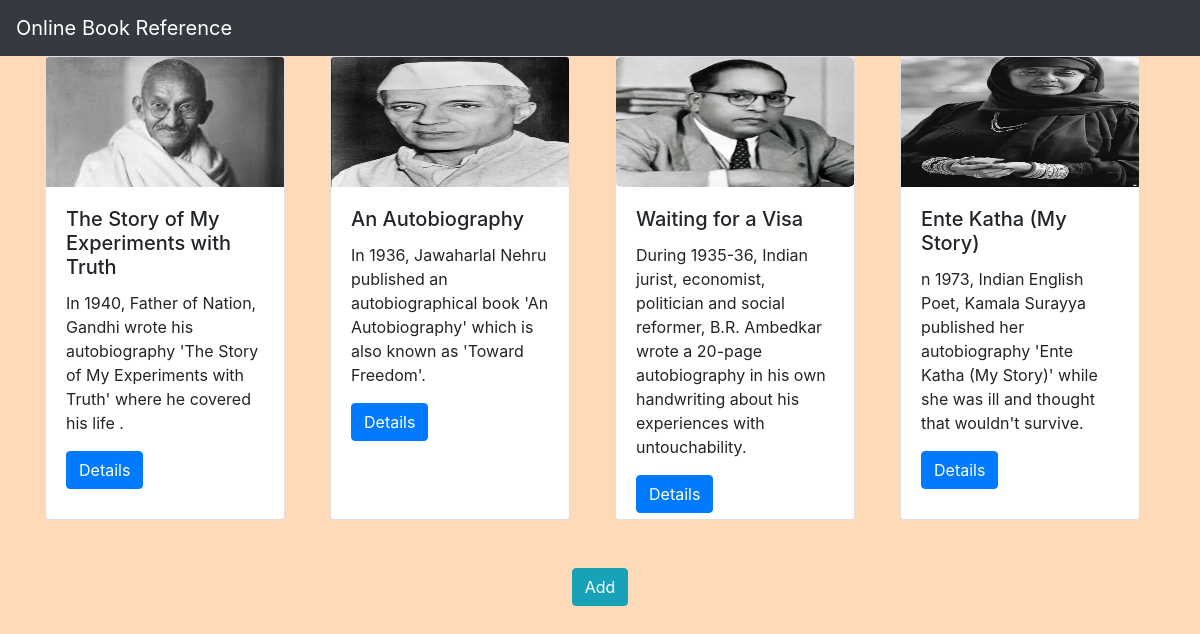
The page / on the database its author committed.
### productapp/models.py (models this page shows, shortened)
class Book(models.Model):
    bname=models.CharField(max_length=250)
    bdesc=models.TextField()
    byear=models.IntegerField()
    bimg=models.ImageField(upload_to="gallery")

### productapp/views.py (the view)
# urls.py: 2. Add a URL to urlpatterns:  path('', views.home, name='home')
def home(request):
    book = Book.objects.all()
    context={
        'booklist': book
    }
    return render(request,'home.html',context)

### templates/home.html
{% extends 'base.html' %}
{% block body %}
<div class="container">
    <div class="row">
        {% for i in booklist %}
        <div class="col-md-3">
            <div class="card" style="width: 15rem; height: 29rem">
  <img class="card-img-top" src="{{i.bimg.url}}" width="50" height="130" alt="Card image cap">
  <div class="card-body" >
    <h5 class="card-title">{{i.bname}}</h5>
    <p class="card-text">{{i.bdesc}}</p>
    <a href="{% url 'productapp:detail' i.id %}" class="btn btn-primary">Details</a>
  </div>
</div>
        </div>
        {% endfor %}
    </div>
</div><br><br>
<div align="center" >
    <a class="btn btn-info" href="{% url 'productapp:add' %}" >Add</a>
</div>
{% endblock %}

### templates/base.html (shortened to what this page needs)
{% load static %}
<!DOCTYPE html>
<html lang="en">
<head>
    <link rel="stylesheet" href="https://cdn.jsdelivr.net/npm/bootstrap@4.0.0/dist/css/bootstrap.min.css">
    <link rel="stylesheet" href="{% static 'style.css' %}">
</head>
<body>
<nav class="navbar navbar-dark bg-dark">
  <a class="navbar-brand" href="#">
    Online Book Reference
  </a>
</nav>
 {% block body %}
{% endblock %}
</body>
</html>

### static/style.css (style rules this page uses)
body { background-color:PeachPuff }

### rows shown on the page
Book: bimg (picture), bname "The Story of My Experiments with Truth", bdesc "In 1940, Father of Nation, Gandhi wrote his autobiography 'The Story of My Experiments with Truth' where he covered his life ."
Book: bimg (picture), bname "An Autobiography", bdesc "In 1936, Jawaharlal Nehru published an autobiographical book 'An Autobiography' which is also known as 'Toward Freedom'."
Book: bimg (picture), bname "Waiting for a Visa", bdesc "During 1935-36, Indian jurist, economist, politician and social reformer, B.R. Ambedkar wrote a 20-page autobiography in his own handwriting about his experiences with untouchability."
Book: bimg (picture), bname "Ente Katha (My Story)", bdesc "n 1973, Indian English Poet, Kamala Surayya published her autobiography 'Ente Katha (My Story)' while she was ill and thought that wouldn't survive."
